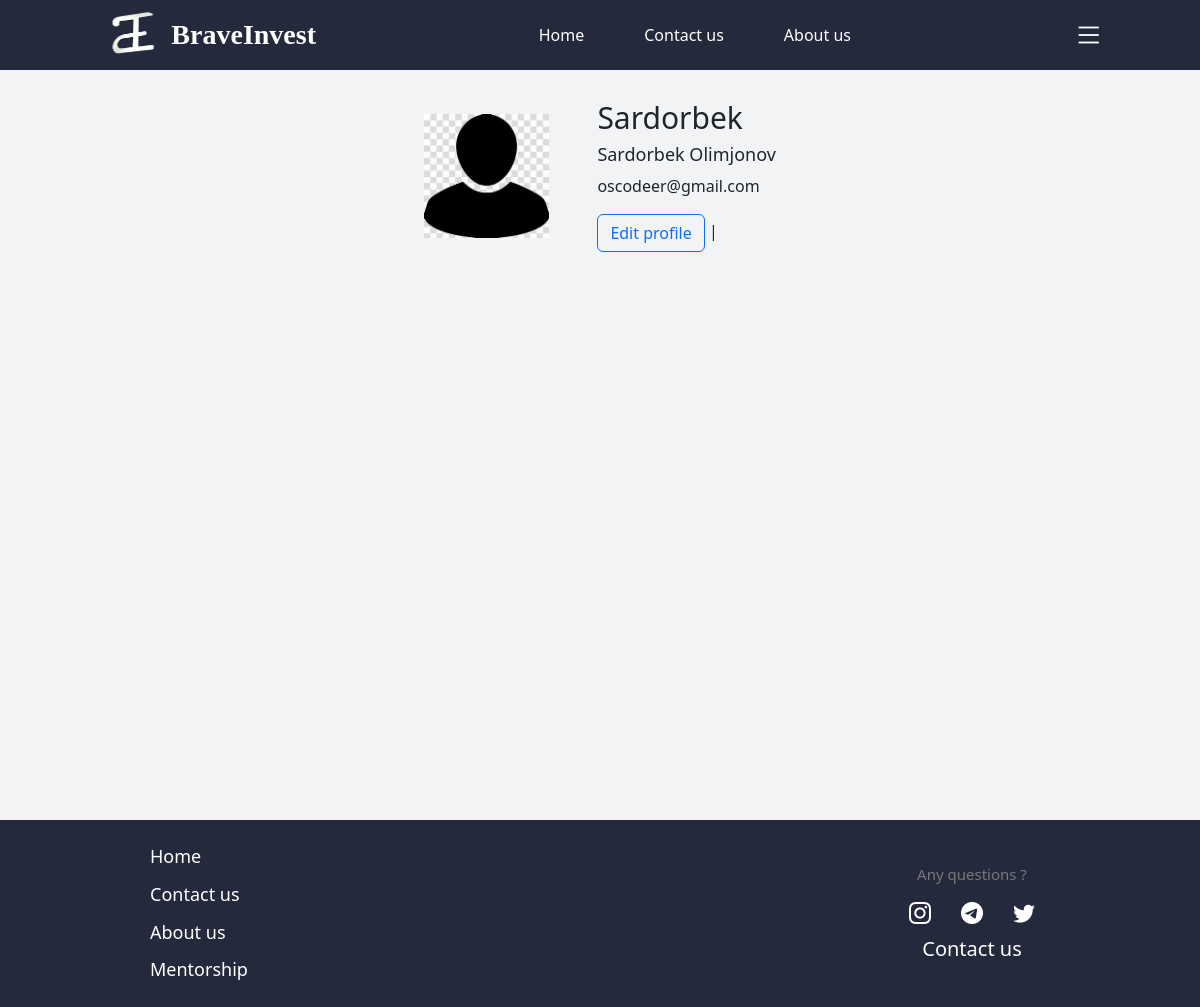
/users/profile/3/ (signed in), run on the app's committed database.
### invest/models.py (models this page shows)
class User(AbstractUser):
    black_theme = models.BooleanField(default=False)
    profile_picture = models.ImageField(blank=True, null=True)

### invest/views.py (the view)
# urls.py: path("users/profile/<int:id>/", ProfileView.as_view(), name="profile"),
class ProfileView(View):
    def get(self, request, id):
       user = User.objects.get(id=id)
       return render(request, "profile.html", {"user":user})

### templates/profile.html (shortened to what this page needs)
{% extends 'base.html' %}
{% load static %}
{% block content %}
<div class="profile-cont">
    <div class="profile_divs">
        <div class="profile_img">
            {% if user.profile_picture %}
                <img src="{{ user.profile_picture.url }}" alt="img">
            {% else %}
                <img src="{% static './images/profile_picture.jpg' %}" alt="img">
            {% endif %}
            </div>
            <div class="profile-baz">
                <h5>{{ user.username }}</h5>
                <h6>{{ user.first_name }} {{ user.last_name }}</h6>
                <p>{{ user.email }}</p>
                <a class="btn btn-outline-primary" href="{% url 'profile_update' user.id %}">Edit profile</a> |
            </div>
        </div>
    </div>
</div>
{% endblock content %}

### static/css/style.css (style rules this page uses)
html, body { height: 100%; background-color: #f2f3f4; }
.profile-cont { width: 50%; margin: auto; text-align: center; }
.profile_divs { margin-top: 30px; display: flex; justify-content: space-around; padding: 0 100px; align-items: center; }
.profile_img { width: 125px; }
.profile_img img { width: 100%; }
.profile-baz { text-align: initial; }
.profile-baz h5 { font-size: 30px; }
.profile-baz h6 { font-size: 18px; }

### data on the page
User: username "Sardorbek", first_name "Sardorbek", last_name "Olimjonov", email "oscodeer@gmail.com"
